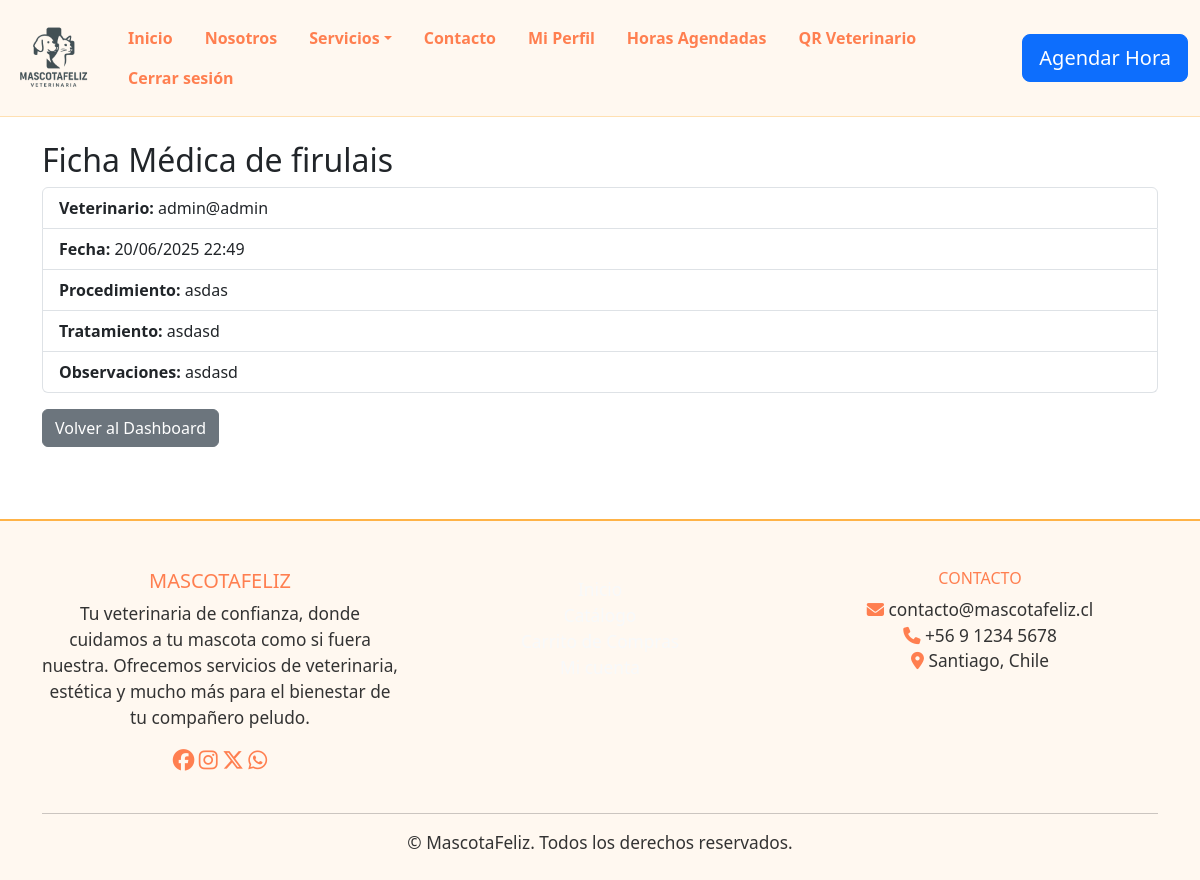
/ficha/ver/1/ (signed in), run on the app's committed database.
### mascota/models.py (models this page shows)
class FichaMedica(models.Model):
    mascota = models.ForeignKey(Mascota, on_delete=models.CASCADE, related_name='fichas')
    reserva = models.ForeignKey(Reserva, on_delete=models.CASCADE, related_name='fichas')
    veterinario = models.ForeignKey(Usuario, on_delete=models.SET_NULL, null=True, related_name='fichas_realizadas')
    fecha = models.DateTimeField(auto_now_add=True)
    procedimiento = models.TextField()
    tratamiento = models.CharField(max_length=100)
    observaciones = models.TextField(blank=True)

class Mascota(models.Model):
    nombre = models.CharField(max_length=100)
    tipo = models.CharField(max_length=50)
    edad = models.PositiveIntegerField()
    dueño = models.ForeignKey(Usuario, on_delete=models.CASCADE, related_name='mascotas')

class Usuario(AbstractUser):
    is_cliente = models.BooleanField(default=True)
    is_veterinario = models.BooleanField(default=False)

class Reserva(models.Model):
    cliente = models.ForeignKey(Usuario, on_delete=models.CASCADE, related_name='reservas')
    mascota = models.ForeignKey(Mascota, on_delete=models.CASCADE)
    tipo_atencion = models.CharField(max_length=30, choices=[('veterinaria','Veterinaria'),('estetica','Estética'),('movil','Veterinaria Móvil')])
    fecha_hora = models.DateTimeField()
    direccion = models.CharField(max_length=255, blank=True, null=True)
    enlace_maps = models.URLField(blank=True, null=True)
    estado = models.CharField(max_length=20, default='pendiente')

### mascota/views.py (the view)
# urls.py: path('ficha/ver/<int:ficha_id>/', views.ver_ficha, name='ver_ficha'),
@login_required
@user_passes_test(lambda u: u.is_veterinario)
def ver_ficha(request, ficha_id):
    ficha = get_object_or_404(FichaMedica, id=ficha_id)
    return render(request, 'ver_ficha.html', {'ficha': ficha})

### mascota/templates/ver_ficha.html (shortened to what this page needs)
{% load static %}
<!DOCTYPE html>
<html lang="es">
<head>
    <link rel="stylesheet" href="{% static 'css/styles.css' %}">
    <link rel="stylesheet" href="https://cdn.jsdelivr.net/npm/bootstrap@5.3.0/dist/css/bootstrap.min.css">
</head>
<body>
    {% include 'header.html' %}
    <div class="container py-4">
        <h2>Ficha Médica de {{ ficha.mascota.nombre }}</h2>
        <ul class="list-group">
            <li class="list-group-item"><strong>Veterinario:</strong> {{ ficha.veterinario.get_full_name|default:ficha.veterinario.username }}</li>
            <li class="list-group-item"><strong>Fecha:</strong> {{ ficha.reserva.fecha_hora|date:"d/m/Y H:i" }}</li>
            <li class="list-group-item"><strong>Procedimiento:</strong> {{ ficha.procedimiento }}</li>
            <li class="list-group-item"><strong>Tratamiento:</strong> {{ ficha.tratamiento }}</li>
            <li class="list-group-item"><strong>Observaciones:</strong> {{ ficha.observaciones }}</li>
        </ul>
        <a href="{% url 'dashboard_veterinario' %}" class="btn btn-secondary mt-3">Volver al Dashboard</a>
    </div>
    {% include 'footer.html' %}
</body>
</html>

### mascota/static/css/styles.css (style rules this page uses)
html, body { height: 100%; min-height: 100%; }
body { background-color: #f9f9f9; color: #333; font-family: 'Segoe UI', Arial, sans-serif; display: flex; flex-direction: column; min-height: 100vh; }

### data on the page
FichaMedica: mascota.nombre "firulais", veterinario.get_full_name "admin@admin", reserva.fecha_hora "20/06/2025 22:49", procedimiento "asdas", tratamiento "asdasd", observaciones "asdasd"
